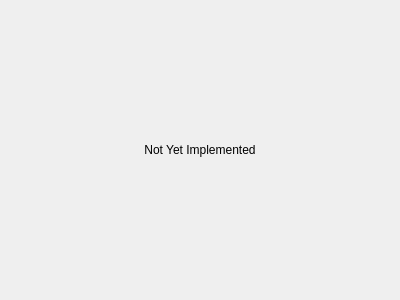
<?xml version="1.0" encoding="UTF-8"?>
<ui version="4.0">
 <class>Form</class>
 <widget class="QWidget" name="Form">
  <property name="geometry">
   <rect>
    <x>0</x>
    <y>0</y>
    <width>400</width>
    <height>300</height>
   </rect>
  </property>
  <property name="windowTitle">
   <string>Form</string>
  </property>
  <layout class="QVBoxLayout" name="verticalLayout">
   <item>
    <widget class="QLabel" name="label">
     <property name="text">
      <string>Not Yet Implemented</string>
     </property>
     <property name="alignment">
      <set>Qt::AlignCenter</set>
     </property>
    </widget>
   </item>
  </layout>
 </widget>
 <resources/>
 <connections/>
</ui>
